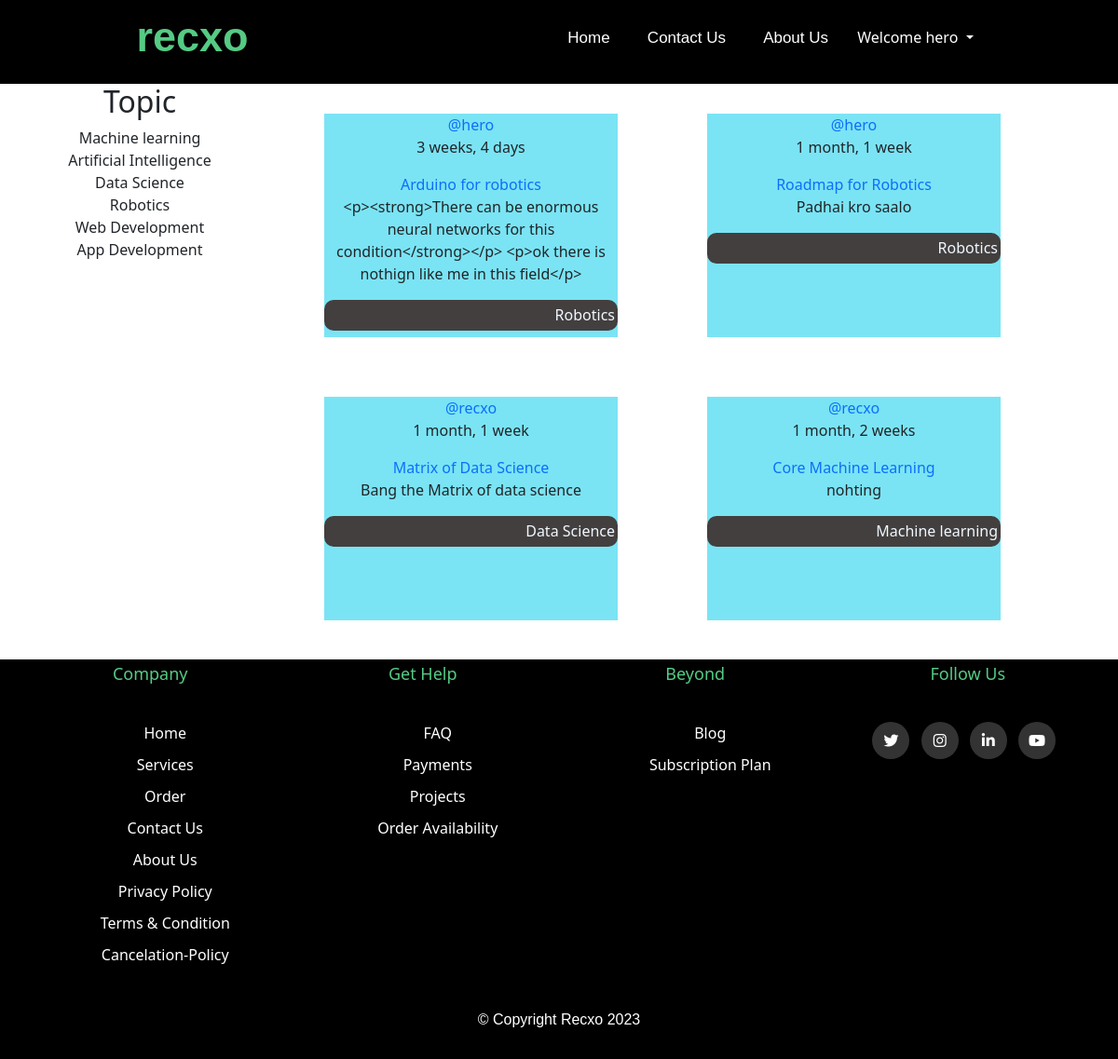
Screenshot of /blog/ (signed in) with the database file from the repository.
### blog/models.py (models this page shows, shortened)
class Topic(models.Model):
    name = models.CharField(max_length=200)
    def __str__(self):
        return self.name

class BlogPost(models.Model):
    author = models.ForeignKey(User, on_delete=models.SET_NULL, null=True)
    topic = models.ForeignKey(Topic, on_delete=models.SET_NULL, null=True)
    name = models.CharField(max_length=200)
    content = RichTextField(null=True, blank=True)
    participants = models.ManyToManyField(
        User, related_name='participants', blank=True)
    updated = models.DateTimeField(auto_now=True)
    created = models.DateTimeField(auto_now_add=True)
    class Meta:
        ordering = ['-updated', '-created']

### blog/views.py (the view)
# urls.py: path('',views.home,name='blog-home'),
def home(request):
    topics = Topic.objects.all()
    blogPosts = BlogPost.objects.all()
    context = {'topics': topics, 'blogposts': blogPosts}
    return render(request, 'blog/home.html', context)

### blog/templatetags/custom_filters.py (called while the page is built)
@register.filter
def limit_characters(value, char_count):
    if len(value) <= char_count:
        return value
    return value[:char_count] + ' ...'

### templates/blog/home.html (shortened to what this page needs)
{% extends 'blog_base.html'%} {% block title%} blog{% endblock title%}
{% block body%}
<section id="section-1">
  <div class="sub-section-1">
    <div class="box">
      <div class="blog_topic item">
        {% include 'blog/topic_component.html'%}
      </div>
      <div class="blog_feed item">
        {% include 'blog/blog_feed_component.html'%}
      </div>
    </div>
  </div>
</section>
{% endblock body %}

### templates/blog_navbar.html (shortened to what this page needs)
{% load static %}
<!DOCTYPE html>
<html lang="en">
  <head>
    <link rel="stylesheet" href="{% static 'css/navbar.css'%}" />
  </head>
  <body>
    <nav>
      <div class="nav-items">
        <label class="name">recxo</label>
        <div class="nav-links">
          <ul>
            <li class="item"><a class="_nav-items" href="{% url 'blog-home' %}">Home</a></li>
            <li class="item">
              <a class="_nav-items" href="{% url 'contact'%}">Contact Us</a>
            </li>
            <li class="item">
                <a class="_nav-items" href="{% url 'about'%}">About Us</a>
            </li>
            {% if user.is_authenticated %}
            <li id="item-dropdown">
              <ul class="navbar-nav ml-auto mx-1">
                <li class="nav-item dropdown">
                  <a
                    class="nav-link dropdown-toggle"
                    href="#"
                    role="button"
                    data-bs-toggle="dropdown"
                    aria-expanded="false"
                  >
                    Welcome {{request.user}}
                  </a>
                </li>
              </ul>
            </li>
            {% else %}
            <li class="item" id="signin">
              <a class="signin" class="_nav-items" href="{% url 'login'%}"
                >Log in</a
              >
            </li>
            {% endif %}
          </ul>
        </div>
      </div>
    </nav>
  </body>
</html>

### templates/blog/topic_component.html
<h2>Topic</h2>
{% for topic in topics%}
<li>{{topic}}</li>
{% endfor %}

### templates/blog/blog_feed_component.html (shortened to what this page needs)
{% load custom_filters %}
<div class="div">
  {% for blog in blogposts %}
  <a href="/">
    <div class="blogPostBlog">
      <div class="blogPostBlog__header">
        <a href="{% url 'blog-user-profile' blog.author.id%}">
          <div>@{{blog.author}}</div>
        </a>
        <p>{{blog.created|timesince}}</p>
      </div>
      <div class="blogPostBlog__content">
        <a href=""> {{blog.name}} </a>
        <p>{{blog.content|limit_characters:200}}</p>
      </div>
      <div class="blogPostBlog__meta">
        <h6>{{blog.topic}}</h6>
      </div>
    </div>
  </a>
  {% endfor %}
</div>

### static/css/blog.css (style rules this page uses)
:root { --color-green: #55cb84 }

### static/css/navbar.css (style rules this page uses)
* { margin: 0; padding: 0; text-decoration: none; list-style: none; box-sizing: border-box; }
a { text-decoration: none; }
nav { background-color: black; height: 90px; width: 100%; position: sticky; top: 0px; z-index: 100; }
nav .nav-items label.name { color: #55cb84; font-size: 45px; font-weight: bold; line-height: 80px; font-family: 'Poppins', sans-serif; }
.nav-items { justify-content: flex-end; display: flex; max-width: 1450px; margin: 0px auto; }
nav .nav-items { display: flex; justify-content: space-around; }
.nav-items .item { display: inline-block; line-height: 80px; margin: 0 5px; }
.nav-items ._nav-items { color: #fff; font-family: 'Poppins', sans-serif; font-size: 17px; padding: 7px 13px; }
.nav-items #item-dropdown { color: #fff; display: inline-block; margin: 0 5px; }

### static/css/footer.css (style rules this page uses)
* { margin: 0; padding: 0; text-decoration: none; list-style: none; box-sizing: border-box; }
a { text-decoration: none; }

### templates/blog/home.html (style rules this page uses)
* { text-align: center; }
#section-1 .sub-section-1 { display: flex; max-width: 1450px; margin: 0px auto; }
#section-1 .box { display: grid; grid-template-columns: 1fr 3fr; width: 100%; }

### templates/blog/blog_feed_component.html (style rules this page uses)
.div { display: flex; flex-wrap: wrap; }
.blogPostBlog { height: 15rem; margin: 2em 3rem; width: 35%; background-color: rgba(64, 216, 239, 0.696); }
.blogPostBlog__meta h6 { background-color: rgb(67, 63, 63); color: aliceblue; border-radius: 10px; padding: 7px 3px; text-align: right; }

### rows the page displays
Topic: name "Machine learning"
Topic: name "Artificial Intelligence"
Topic: name "Data Science"
Topic: name "Robotics"
Topic: name "Web Development"
Topic: name "App Development"
BlogPost: author "hero", created "3 weeks, 4 days", name "Arduino for robotics", content|limit_characters "<p><strong>There can be enormous neural networks for this condition</strong></p> <p>ok there is nothign like me in this field</p>", topic "Robotics"
BlogPost: author "hero", created "1 month, 1 week", name "Roadmap for Robotics", content|limit_characters "Padhai kro saalo", topic "Robotics"
BlogPost: author "recxo", created "1 month, 1 week", name "Matrix of Data Science", content|limit_characters "Bang the Matrix of data science", topic "Data Science"
BlogPost: author "recxo", created "1 month, 2 weeks", name "Core Machine Learning", content|limit_characters "nohting", topic "Machine learning"

### other values shown
{{ request.user }} "hero"
